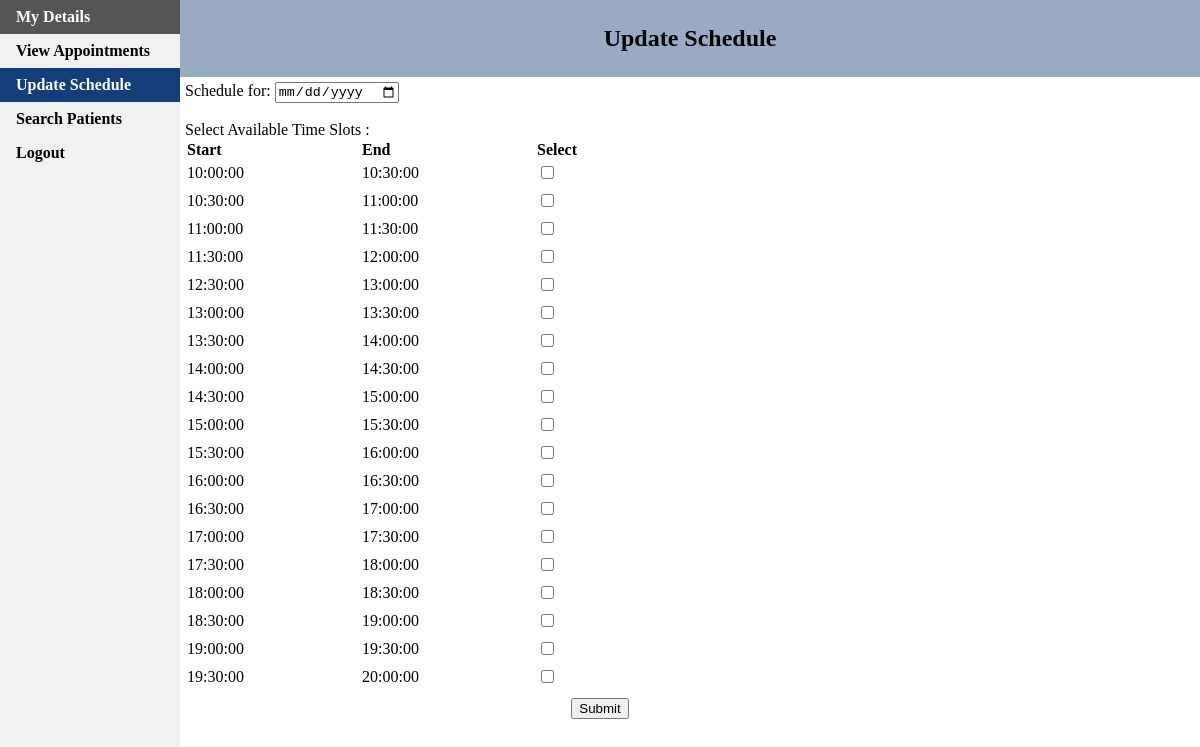
The app's page /doctorSchedule.php (signed in) with its own data.
### tables this page shows
CREATE TABLE `set_time` (
  `id` int(10) DEFAULT NULL,
  `Start_time` time DEFAULT NULL,
  `End_time` time DEFAULT NULL
);

### doctorSchedule.php (the view, shortened to what this page needs)
<!DOCTYPE html>
<html>
<head>
</head>
<body>
<ul>
  <li><a href="doctorHome.php">My Details</a></li>
  <li><a href="myAppointments.php">View Appointments</a></li>
  <li><a class="active" href="doctorSchedule.php">Update Schedule</a></li>
  <li><a href="searchPatient.php">Search Patients</a></li>
  <li><a href="logout.php">Logout</a></li>
</ul>
<section style="display:block;margin-left:15%; overflow:hidden; background:#99ABC3;  padding:5px; ">
    <div style="text-align: center;">
        <h1>
			Update Schedule
		</h1>
     </div>
</section>
<form method="POST" action="">
<section style="display:block;margin-left:15%; overflow:hidden; padding:5px; ">
    <div style="text-align: left;">
			 Schedule for:   <input type="date" name="date"> <br><br>
			 Select Available Time Slots :
			<table width='400' border='0' cellpadding='2' cellspacing='0' id='booking'>
			    <tr>
					<th width='150' align='left'>Start</th>
					<th width='150' align='left'>End</th>
					<th width='20' align='left'>Select</th>
				</tr>
				<?php
				require_once 'login.php';
				$conn = new mysqli($hn, $un, $pw, $db);
					$query="select * from set_time";
					$result = $conn->query($query);
				$rows = $result->num_rows;
				for ($j = 0 ; $j < $rows ; ++$j){
					$result->data_seek($j);
					$row = $result->fetch_array(MYSQLI_NUM);
				?>
				<tr>
				<td><?php echo $row['1'] ?></td>
				<td><?php echo $row['2'] ?></td>
				<td><input name="check_list[]" value="<?php echo $row['0'] ?>" type='checkbox'><br></td>
			</tr>
			<tr><td><input type='hidden' name='search' /></td></tr>
			<tr>
				<?php
					}
				?>
			</tr>
			</table>
	</div>
</section>
<div style="text-align: center;">
		<input type='submit' name='submit' value='Submit'>
	</div>
</form>
</body>
</html>

### doctorSchedule.php (style rules this page uses)
body { margin: 0; }
ul { list-style-type: none; margin: 0; padding: 0; width: 15%; background-color: #f1f1f1; position: fixed; height: 100%; overflow: auto; font-weight: bold; }
li a { display: block; color: #000; padding: 8px 16px; text-decoration: none; }
li a.active { background-color: #133E7A; color: white; }

### records on screen
set_time: Start_time "10:00:00", End_time "10:30:00"
set_time: Start_time "10:30:00", End_time "11:00:00"
set_time: Start_time "11:00:00", End_time "11:30:00"
set_time: Start_time "11:30:00", End_time "12:00:00"
set_time: Start_time "12:30:00", End_time "13:00:00"
set_time: Start_time "13:00:00", End_time "13:30:00"
set_time: Start_time "13:30:00", End_time "14:00:00"
set_time: Start_time "14:00:00", End_time "14:30:00"
set_time: Start_time "14:30:00", End_time "15:00:00"
set_time: Start_time "15:00:00", End_time "15:30:00"
set_time: Start_time "15:30:00", End_time "16:00:00"
set_time: Start_time "16:00:00", End_time "16:30:00"
set_time: Start_time "16:30:00", End_time "17:00:00"
set_time: Start_time "17:00:00", End_time "17:30:00"
set_time: Start_time "17:30:00", End_time "18:00:00"
set_time: Start_time "18:00:00", End_time "18:30:00"
set_time: Start_time "18:30:00", End_time "19:00:00"
set_time: Start_time "19:00:00", End_time "19:30:00"
set_time: Start_time "19:30:00", End_time "20:00:00"
